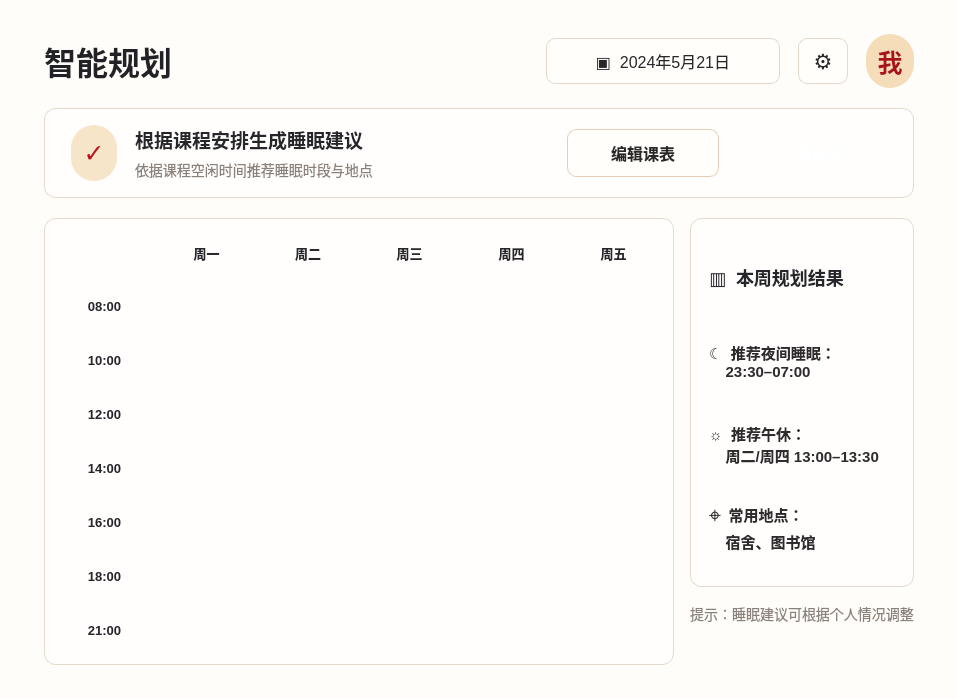
<?xml version="1.0" encoding="UTF-8"?>
<ui version="4.0">
 <class>Form</class>
 <widget class="QWidget" name="Form">
  <property name="geometry">
   <rect>
    <x>0</x>
    <y>0</y>
    <width>958</width>
    <height>699</height>
   </rect>
  </property>
  <property name="minimumSize">
   <size>
    <width>940</width>
    <height>640</height>
   </size>
  </property>
  <property name="windowTitle">
   <string>智能规划</string>
  </property>
  <property name="styleSheet">
   <string notr="true">#Form {
    background: #fffdf9;
    color: #25252a;
    font-family: &quot;Microsoft YaHei UI&quot;, &quot;Microsoft YaHei&quot;, sans-serif;
}

QLabel {
    color: #28272c;
    font-family: &quot;Microsoft YaHei UI&quot;, &quot;Microsoft YaHei&quot;, sans-serif;
}

#label {
    color: #222226;
    font-size: 32px;
    font-weight: 800;
}

#dateButton,
#settingsButton {
    min-height: 44px;
    border: 1px solid #e4d8cb;
    border-radius: 9px;
    background: #fffefa;
    color: #29272a;
    font-size: 16px;
}

#dateButton {
    min-width: 196px;
    padding: 0 18px;
}

#settingsButton {
    min-width: 48px;
    font-size: 21px;
}

#dateButton:hover,
#settingsButton:hover,
#pushButton:hover {
    border-color: #cfb99c;
    background: #fff8ed;
}

#avatarLabel {
    min-width: 48px;
    min-height: 48px;
    border-radius: 24px;
    background: #f6ddba;
    color: #a9141c;
    font-size: 25px;
    font-weight: 700;
}

#frame,
#frame_2,
#frame_3,
#legendFrame {
    background: #fffefd;
    border: 1px solid #e5d9cc;
    border-radius: 11px;
}

#label_2 {
    color: #25252a;
    font-size: 19px;
    font-weight: 800;
}

#subtitleLabel,
#tipLabel,
#legendTitle {
    color: #8a817a;
    font-size: 14px;
}

#headerIcon,
#resultIcon {
    min-width: 46px;
    min-height: 46px;
    border-radius: 23px;
    background: #f7e5ca;
    color: #b8151d;
    font-size: 25px;
    font-weight: 700;
}

#pushButton {
    min-width: 150px;
    min-height: 46px;
    border: 1px solid #e7cdb8;
    border-radius: 9px;
    background: #fffefa;
    color: #2a2729;
    font-size: 16px;
    font-weight: 700;
}

#pushButton_2 {
    min-width: 150px;
    min-height: 46px;
    border: none;
    border-radius: 9px;
    background: qlineargradient(x1:0, y1:0, x2:0, y2:1,
        stop:0 #cf1f27, stop:1 #ad121a);
    color: #ffffff;
    font-size: 17px;
    font-weight: 800;
}

#pushButton_2:hover {
    background: qlineargradient(x1:0, y1:0, x2:0, y2:1,
        stop:0 #dc2b33, stop:1 #bd1821);
}

#dayLabel,
#dayLabel_2,
#dayLabel_3,
#dayLabel_4,
#dayLabel_5,
#dayLabel_6,
#dayLabel_7,
#timeLabel,
#timeLabel_2,
#timeLabel_3,
#timeLabel_4,
#timeLabel_5,
#timeLabel_6,
#timeLabel_7 {
    color: #26252a;
    font-size: 13px;
    font-weight: 700;
}

#courseCell,
#courseCell_2,
#courseCell_3,
#courseCell_4,
#courseCell_5,
#courseCell_6,
#courseCell_7,
#courseCell_8,
#courseCell_9,
#courseCell_10,
#courseCell_11,
#courseCell_12,
#courseCell_13,
#courseCell_14,
#courseCell_15 {
    min-height: 52px;
    padding: 6px;
    border: 1px solid #f0d9c8;
    border-radius: 6px;
    background: #fff0e7;
    color: #29282c;
    font-size: 12px;
    font-weight: 600;
}

#sleepCell,
#sleepCell_2,
#sleepCell_3,
#sleepCell_4,
#sleepCell_5,
#sleepCell_6,
#sleepCell_7,
#sleepCell_8,
#sleepCell_9,
#sleepCell_10,
#sleepCell_11,
#sleepCell_12,
#sleepCell_13,
#sleepCell_14,
#sleepCell_15,
#sleepCell_16 {
    min-height: 52px;
    padding: 6px;
    border: 1px dashed #e7ae51;
    border-radius: 6px;
    background: #fff8ec;
    color: #9a5b0d;
    font-size: 12px;
    font-weight: 700;
}

#emptyCell {
    border: 1px dashed #eee2d8;
    background: #fffdfa;
    border-radius: 5px;
}

#resultTitle {
    color: #25252a;
    font-size: 18px;
    font-weight: 800;
}

#resultLine,
#resultLine_2,
#resultLine_3 {
    color: #2e2b2d;
    font-size: 15px;
    font-weight: 600;
}

#legendCourse,
#legendSleep {
    min-width: 28px;
    min-height: 20px;
    border-radius: 5px;
}

#legendCourse {
    background: #fff0e7;
    border: 1px solid #f0d9c8;
}

#legendSleep {
    background: #fff8ec;
    border: 1px dashed #e7ae51;
}</string>
  </property>
  <layout class="QVBoxLayout" name="verticalLayout" stretch="0,0,1">
   <property name="spacing">
    <number>20</number>
   </property>
   <property name="leftMargin">
    <number>44</number>
   </property>
   <property name="topMargin">
    <number>34</number>
   </property>
   <property name="rightMargin">
    <number>44</number>
   </property>
   <property name="bottomMargin">
    <number>34</number>
   </property>
   <item>
    <layout class="QHBoxLayout" name="horizontalLayout">
     <property name="spacing">
      <number>18</number>
     </property>
     <item>
      <widget class="QLabel" name="label">
       <property name="minimumSize">
        <size>
         <width>160</width>
         <height>54</height>
        </size>
       </property>
       <property name="text">
        <string>智能规划</string>
       </property>
       <property name="alignment">
        <set>Qt::AlignmentFlag::AlignLeading|Qt::AlignmentFlag::AlignLeft|Qt::AlignmentFlag::AlignVCenter</set>
       </property>
      </widget>
     </item>
     <item>
      <spacer name="horizontalSpacer">
       <property name="orientation">
        <enum>Qt::Orientation::Horizontal</enum>
       </property>
       <property name="sizeHint" stdset="0">
        <size>
         <width>40</width>
         <height>20</height>
        </size>
       </property>
      </spacer>
     </item>
     <item>
      <widget class="QPushButton" name="dateButton">
       <property name="text">
        <string>▣  2024年5月21日</string>
       </property>
      </widget>
     </item>
     <item>
      <widget class="QPushButton" name="settingsButton">
       <property name="text">
        <string>⚙</string>
       </property>
      </widget>
     </item>
     <item>
      <widget class="QLabel" name="avatarLabel">
       <property name="text">
        <string>我</string>
       </property>
       <property name="alignment">
        <set>Qt::AlignmentFlag::AlignCenter</set>
       </property>
      </widget>
     </item>
    </layout>
   </item>
   <item>
    <widget class="QFrame" name="frame">
     <property name="minimumSize">
      <size>
       <width>0</width>
       <height>88</height>
      </size>
     </property>
     <property name="frameShape">
      <enum>QFrame::Shape::NoFrame</enum>
     </property>
     <layout class="QHBoxLayout" name="horizontalLayout_2">
      <property name="spacing">
       <number>18</number>
      </property>
      <property name="leftMargin">
       <number>26</number>
      </property>
      <property name="topMargin">
       <number>16</number>
      </property>
      <property name="rightMargin">
       <number>26</number>
      </property>
      <property name="bottomMargin">
       <number>16</number>
      </property>
      <item>
       <widget class="QLabel" name="headerIcon">
        <property name="text">
         <string>✓</string>
        </property>
        <property name="alignment">
         <set>Qt::AlignmentFlag::AlignCenter</set>
        </property>
       </widget>
      </item>
      <item>
       <layout class="QVBoxLayout" name="headerTextLayout">
        <property name="spacing">
         <number>5</number>
        </property>
        <item>
         <widget class="QLabel" name="label_2">
          <property name="text">
           <string>根据课程安排生成睡眠建议</string>
          </property>
         </widget>
        </item>
        <item>
         <widget class="QLabel" name="subtitleLabel">
          <property name="text">
           <string>依据课程空闲时间推荐睡眠时段与地点</string>
          </property>
         </widget>
        </item>
       </layout>
      </item>
      <item>
       <spacer name="horizontalSpacer_2">
        <property name="orientation">
         <enum>Qt::Orientation::Horizontal</enum>
        </property>
        <property name="sizeHint" stdset="0">
         <size>
          <width>40</width>
          <height>20</height>
         </size>
        </property>
       </spacer>
      </item>
      <item>
       <widget class="QPushButton" name="pushButton">
        <property name="text">
         <string>编辑课表</string>
        </property>
       </widget>
      </item>
      <item>
       <widget class="QPushButton" name="pushButton_2">
        <property name="text">
         <string>一键规划</string>
        </property>
       </widget>
      </item>
     </layout>
    </widget>
   </item>
   <item>
    <layout class="QHBoxLayout" name="horizontalLayout_3" stretch="4,0">
     <property name="spacing">
      <number>16</number>
     </property>
     <item>
      <widget class="QFrame" name="frame_2">
       <property name="frameShape">
        <enum>QFrame::Shape::NoFrame</enum>
       </property>
       <layout class="QGridLayout" name="gridLayout">
        <property name="leftMargin">
         <number>12</number>
        </property>
        <property name="topMargin">
         <number>10</number>
        </property>
        <property name="rightMargin">
         <number>12</number>
        </property>
        <property name="bottomMargin">
         <number>10</number>
        </property>
        <property name="spacing">
         <number>7</number>
        </property>
        <item row="0" column="5">
         <widget class="QLabel" name="dayLabel_5">
          <property name="text">
           <string>周五</string>
          </property>
          <property name="alignment">
           <set>Qt::AlignmentFlag::AlignCenter</set>
          </property>
         </widget>
        </item>
        <item row="5" column="0">
         <widget class="QLabel" name="timeLabel_5">
          <property name="text">
           <string>16:00</string>
          </property>
          <property name="alignment">
           <set>Qt::AlignmentFlag::AlignCenter</set>
          </property>
         </widget>
        </item>
        <item row="3" column="0">
         <widget class="QLabel" name="timeLabel_3">
          <property name="text">
           <string>12:00</string>
          </property>
          <property name="alignment">
           <set>Qt::AlignmentFlag::AlignCenter</set>
          </property>
         </widget>
        </item>
        <item row="0" column="2">
         <widget class="QLabel" name="dayLabel_2">
          <property name="text">
           <string>周二</string>
          </property>
          <property name="alignment">
           <set>Qt::AlignmentFlag::AlignCenter</set>
          </property>
         </widget>
        </item>
        <item row="4" column="0">
         <widget class="QLabel" name="timeLabel_4">
          <property name="text">
           <string>14:00</string>
          </property>
          <property name="alignment">
           <set>Qt::AlignmentFlag::AlignCenter</set>
          </property>
         </widget>
        </item>
        <item row="6" column="0">
         <widget class="QLabel" name="timeLabel_6">
          <property name="text">
           <string>18:00</string>
          </property>
          <property name="alignment">
           <set>Qt::AlignmentFlag::AlignCenter</set>
          </property>
         </widget>
        </item>
        <item row="7" column="0">
         <widget class="QLabel" name="timeLabel_7">
          <property name="text">
           <string>21:00</string>
          </property>
          <property name="alignment">
           <set>Qt::AlignmentFlag::AlignCenter</set>
          </property>
         </widget>
        </item>
        <item row="0" column="3">
         <widget class="QLabel" name="dayLabel_3">
          <property name="text">
           <string>周三</string>
          </property>
          <property name="alignment">
           <set>Qt::AlignmentFlag::AlignCenter</set>
          </property>
         </widget>
        </item>
        <item row="0" column="4">
         <widget class="QLabel" name="dayLabel_4">
          <property name="text">
           <string>周四</string>
          </property>
          <property name="alignment">
           <set>Qt::AlignmentFlag::AlignCenter</set>
          </property>
         </widget>
        </item>
        <item row="2" column="0">
         <widget class="QLabel" name="timeLabel_2">
          <property name="text">
           <string>10:00</string>
          </property>
          <property name="alignment">
           <set>Qt::AlignmentFlag::AlignCenter</set>
          </property>
         </widget>
        </item>
        <item row="0" column="1">
         <widget class="QLabel" name="dayLabel">
          <property name="text">
           <string>周一</string>
          </property>
          <property name="alignment">
           <set>Qt::AlignmentFlag::AlignCenter</set>
          </property>
         </widget>
        </item>
        <item row="1" column="0">
         <widget class="QLabel" name="timeLabel">
          <property name="text">
           <string>08:00</string>
          </property>
          <property name="alignment">
           <set>Qt::AlignmentFlag::AlignCenter</set>
          </property>
         </widget>
        </item>
       </layout>
      </widget>
     </item>
     <item>
      <layout class="QVBoxLayout" name="rightColumnLayout">
       <property name="spacing">
        <number>16</number>
       </property>
       <item>
        <widget class="QFrame" name="frame_3">
         <property name="sizePolicy">
          <sizepolicy hsizetype="Preferred" vsizetype="Preferred">
           <horstretch>0</horstretch>
           <verstretch>5</verstretch>
          </sizepolicy>
         </property>
         <property name="frameShape">
          <enum>QFrame::Shape::NoFrame</enum>
         </property>
         <layout class="QVBoxLayout" name="resultLayout">
          <property name="spacing">
           <number>14</number>
          </property>
          <property name="leftMargin">
           <number>18</number>
          </property>
          <property name="topMargin">
           <number>24</number>
          </property>
          <property name="rightMargin">
           <number>18</number>
          </property>
          <property name="bottomMargin">
           <number>24</number>
          </property>
          <item>
           <widget class="QLabel" name="resultTitle">
            <property name="text">
             <string>▥  本周规划结果</string>
            </property>
           </widget>
          </item>
          <item>
           <widget class="QLabel" name="resultLine">
            <property name="text">
             <string>☾  推荐夜间睡眠：
    23:30–07:00</string>
            </property>
           </widget>
          </item>
          <item>
           <widget class="QLabel" name="resultLine_2">
            <property name="text">
             <string>☼  推荐午休：
    周二/周四 13:00–13:30</string>
            </property>
           </widget>
          </item>
          <item>
           <widget class="QLabel" name="resultLine_3">
            <property name="text">
             <string>⌖  常用地点：
    宿舍、图书馆</string>
            </property>
           </widget>
          </item>
         </layout>
        </widget>
       </item>
       <item>
        <widget class="QLabel" name="tipLabel">
         <property name="text">
          <string>提示：睡眠建议可根据个人情况调整</string>
         </property>
         <property name="alignment">
          <set>Qt::AlignmentFlag::AlignCenter</set>
         </property>
        </widget>
       </item>
       <item>
        <spacer name="rightBottomSpacer">
         <property name="orientation">
          <enum>Qt::Orientation::Vertical</enum>
         </property>
         <property name="sizeHint" stdset="0">
          <size>
           <width>20</width>
           <height>40</height>
          </size>
         </property>
        </spacer>
       </item>
      </layout>
     </item>
    </layout>
   </item>
  </layout>
 </widget>
 <resources/>
 <connections/>
</ui>
